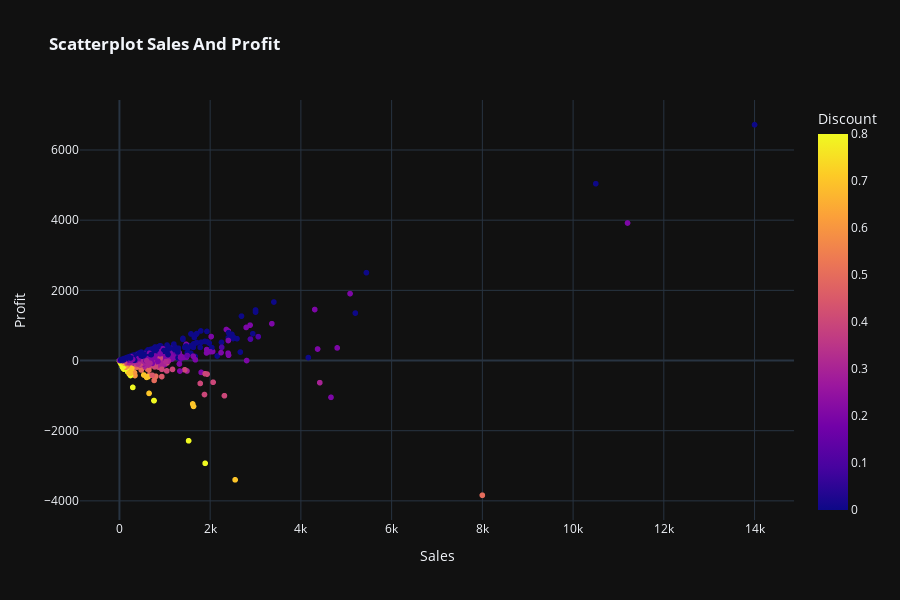

The notebook cell saved with this chart:
### Code cell
#Inspecting negative profit of tables
fig = px.scatter(df, x ='Sales',
             y = 'Profit', 
             color = 'Discount',
             title = '<b> Scatterplot Sales And Profit <b>',
             template = 'plotly_dark')
fig.show()

### Figure 1 — Plotly figure (JSON) as saved in the notebook; plotly's stock layout.template omitted (floating-point values rounded to 4 significant figures; data arrays with more than 128 entries replaced by an {"elided": "..."} marker saying what was removed)
{"data": [{"hoverlabel": {"namelength": 0}, "hovertemplate": "Sales=%{x}<br>Profit=%{y}<br>Discount=%{marker.color}", "legendgroup": "", "marker": {"color": {"elided": "3312 float values"}, "coloraxis": "coloraxis", "symbol": "circle"}, "mode": "markers", "name": "", "showlegend": false, "type": "scattergl", "x": {"elided": "3312 float values"}, "xaxis": "x", "y": {"elided": "3312 float values"}, "yaxis": "y"}], "layout": {"coloraxis": {"colorbar": {"title": {"text": "Discount"}}, "colorscale": [[0, "#0d0887"], [0.1111, "#46039f"], [0.2222, "#7201a8"], [0.3333, "#9c179e"], [0.4444, "#bd3786"], [0.5556, "#d8576b"], [0.6667, "#ed7953"], [0.7778, "#fb9f3a"], [0.8889, "#fdca26"], [1, "#f0f921"]]}, "height": 600, "legend": {"tracegroupgap": 0}, "title": {"text": "<b> Scatterplot Sales And Profit <b>"}, "xaxis": {"anchor": "y", "domain": [0, 1], "title": {"text": "Sales"}}, "yaxis": {"anchor": "x", "domain": [0, 1], "title": {"text": "Profit"}}}}
